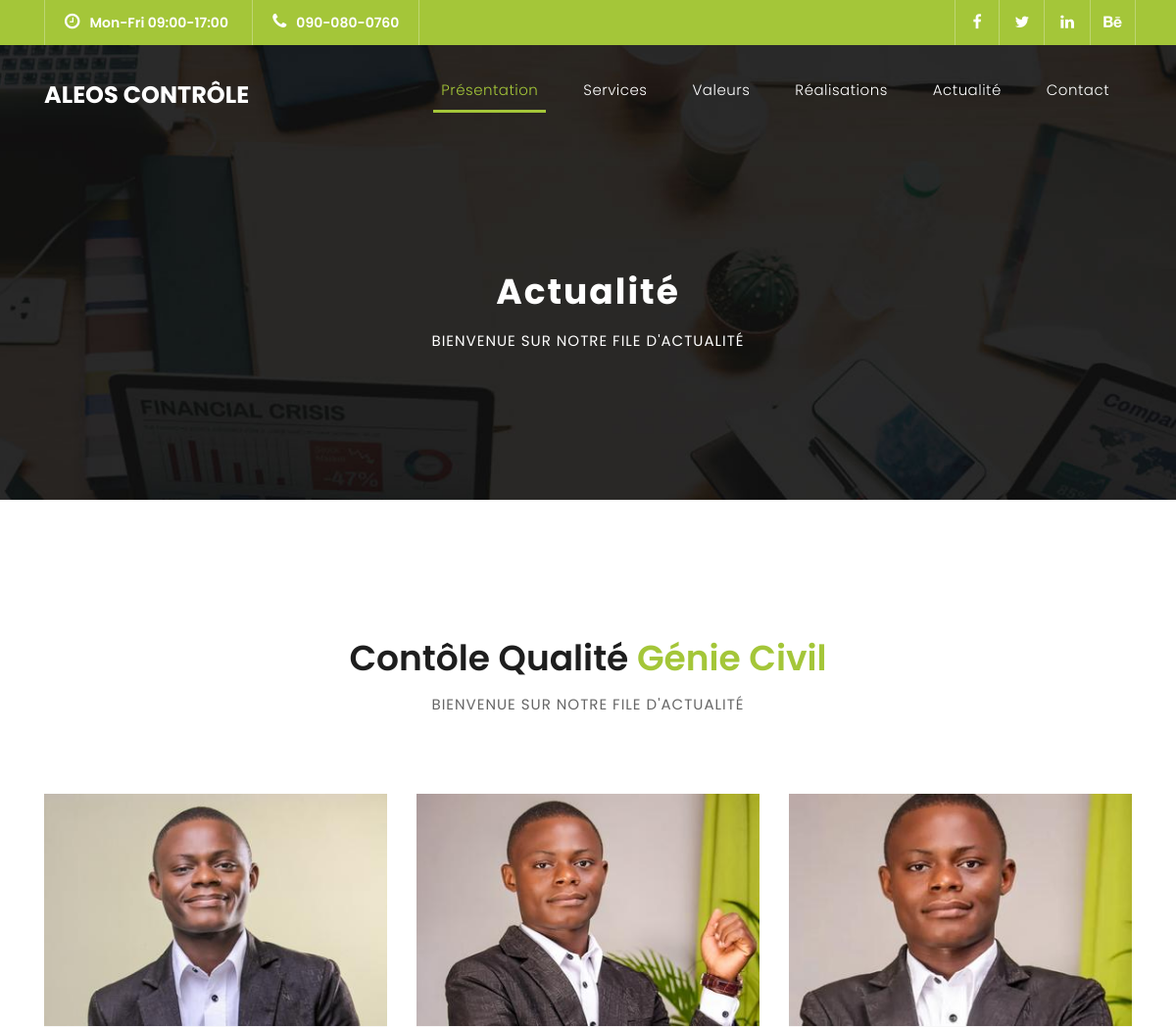
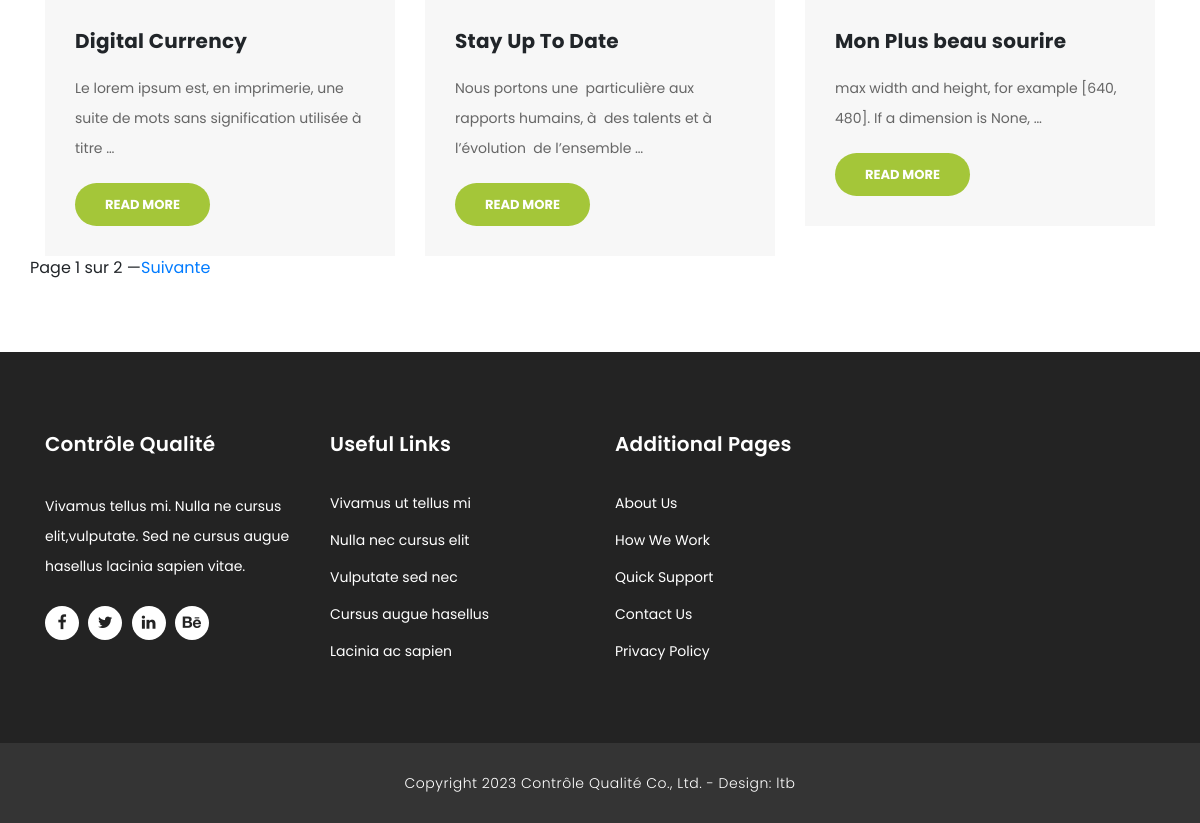
Page /actualite/ on the earlier database version (2 pictures, top to bottom).
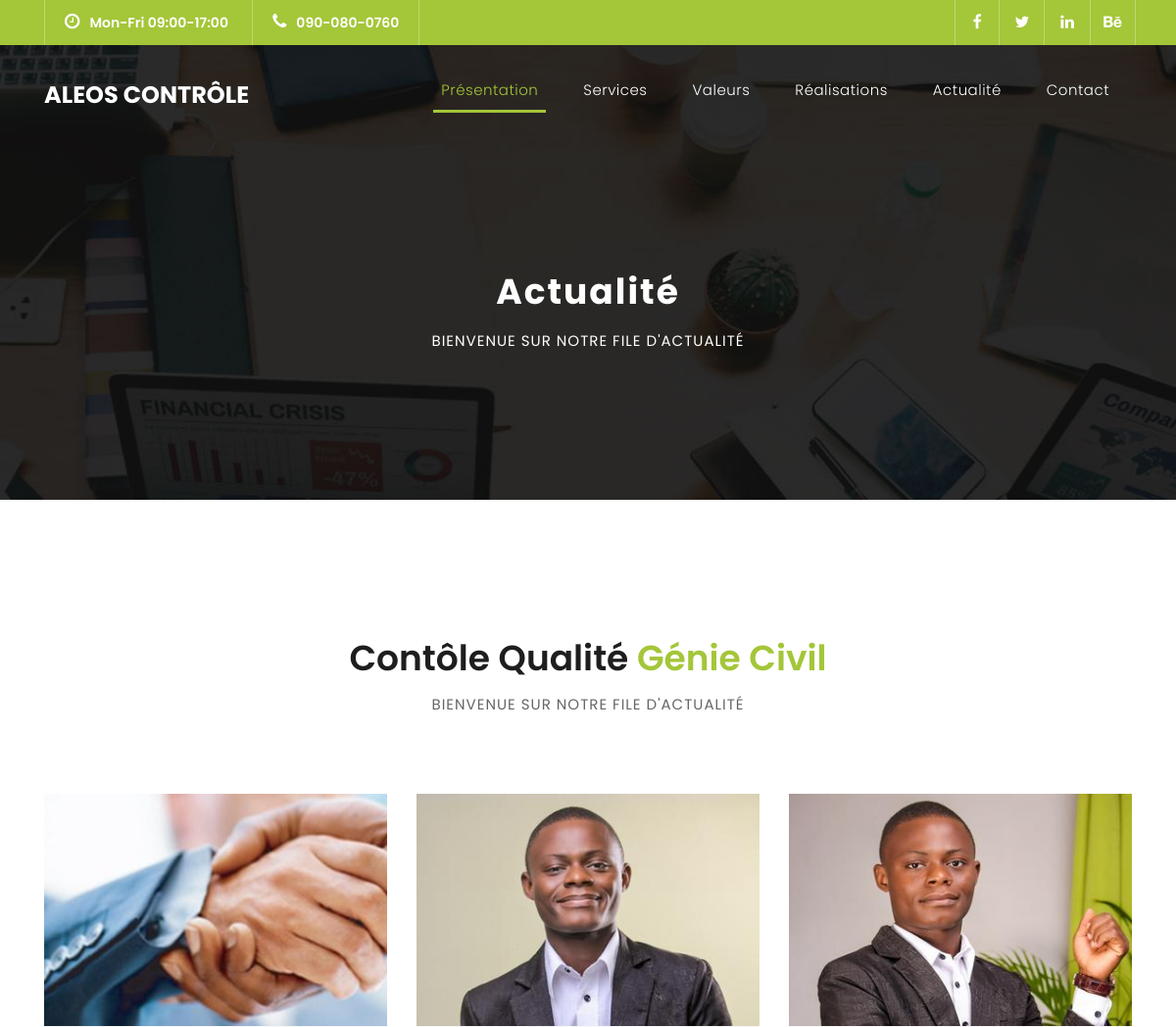
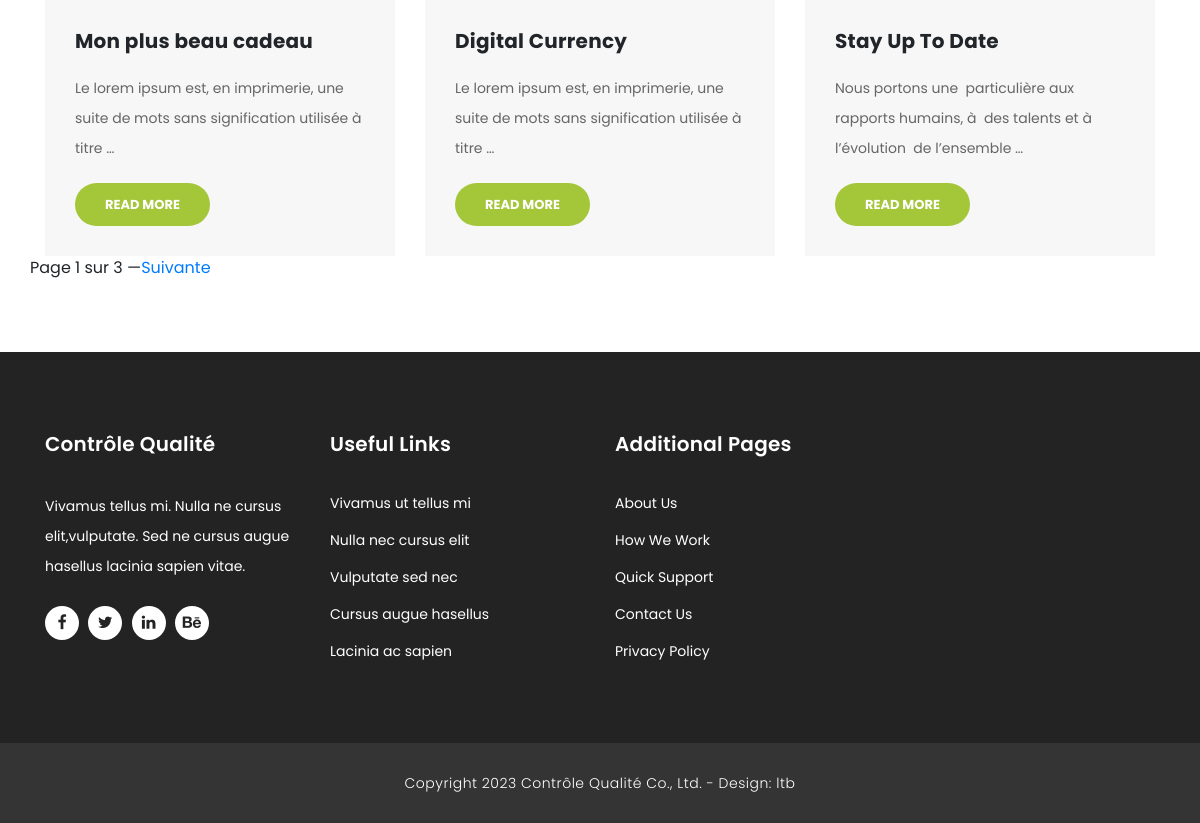
Same page on the later database version (2 pictures, top to bottom).
### actualite/models.py (models this page shows, shortened)
class BlogPost(models.Model):
    title = models.CharField(max_length=500, verbose_name="titre blog")
    slug = models.SlugField(help_text="Exemple premier-article prendre en considération le tiret")
    photo = ResizedImageField(size=[370, 250], crop=['top', 'left'], default='default_tall.jpg',
                              upload_to='work')
    description = RichTextField(blank=True, null=True, verbose_name=_("Content"))
    datepub = models.DateField(verbose_name="Date de publication", auto_now_add=True)
    published = models.BooleanField(default=False)
    auteur = models.ForeignKey(User, on_delete=models.CASCADE)
    category = models.CharField(max_length=500)
    class Meta:
        ordering = ['-datepub']
        verbose_name = "Blog"

### actualite/views.py (the view)
# urls.py: path('', BlogHome.as_view(), name="home"),
class BlogHome(ListView):
    model = BlogPost
    context_object_name = "posts"
    template_name = "actualite/list.html"
    paginate_by = 3
    def get_queryset(self):
        queryset = super().get_queryset()
        if self.request.user.is_authenticated:
            return queryset
        return queryset.filter(published=True)

### actualite/templates/actualite/list.html (shortened to what this page needs)
{% extends 'base.html' %}
{% block content %}
 <div class="page-heading header-text">
      <div class="container">
        <div class="row">
          <div class="col-md-12">
            <h1>Actualité</h1>
            <span>bienvenue sur notre file d'actualité</span>
          </div>
        </div>
      </div>
    </div>
     <div class="services">
      <div class="container">
        <div class="row">
          <div class="col-md-12">
            <div class="section-heading">
              <h2>Contôle Qualité <em>Génie Civil</em></h2>
              <span>BIENVENUE SUR NOTRE FILE D'ACTUALITÉ</span>
            </div>
          </div>
          {% for post in posts %}
            <br>
          <div class="col-md-4">
            <div class="service-item">
              <img src="{{ post.photo.url }}" alt="{{ post.photo}}">
              <div class="down-content">
                <h4>{{ post.title }}</h4>
                <p>{{ post.description|safe|truncatewords:15}}</p>
                <a href="" class="filled-button">Read More</a>
              </div>
            </div>
          </div>
          {% endfor %}
             {% if is_paginated %}
    <div class="pagination">
           Page {{ page_obj.number }} sur {{ page_obj.paginator.num_pages }}
           {% if page_obj.has_next %}
              — <a href="?page={{ page_obj.next_page_number }}">Suivante</a>
           {% endif %}
    </div>
            <br>
                   {% endif %}
          </div>
        </div>
      </div>
<br> <br> <br>
{% endblock %}

### templates/base.html (shortened to what this page needs)
{% load static %}
<!DOCTYPE html>
<html lang="en">
  <head>
    <link href="{% static '/bootstrap/css/bootstrap.min.css' %}" rel="stylesheet">
    <link rel="stylesheet" href="{% static '/css/fontawesome.css' %}">
    <link rel="stylesheet" href="{% static '/css/templatemo-finance-business.css' %}">
    <link rel="stylesheet" href="{% static '/css/owl.css' %}">
  </head>
  <body>
    <div class="sub-header">
      <div class="container">
        <div class="row">
          <div class="col-md-8 col-xs-12">
            <ul class="left-info">
              <li><a href="#"><i class="fa fa-clock-o"></i>Mon-Fri 09:00-17:00</a></li>
              <li><a href="#"><i class="fa fa-phone"></i>090-080-0760</a></li>
            </ul>
          </div>
          <div class="col-md-4">
            <ul class="right-icons">
              <li><a href="#"><i class="fa fa-facebook"></i></a></li>
              <li><a href="#"><i class="fa fa-twitter"></i></a></li>
              <li><a href="#"><i class="fa fa-linkedin"></i></a></li>
              <li><a href="#"><i class="fa fa-behance"></i></a></li>
            </ul>
          </div>
        </div>
      </div>
    </div>
    <header class="">
      <nav class="navbar navbar-expand-lg">
        <div class="container">
          <a class="navbar-brand" href="index.html"><h2>ALEOS CONTRÔLE</h2></a>
          <div class="collapse navbar-collapse" id="navbarResponsive">
            <ul class="navbar-nav ml-auto">
              <li class="nav-item active">
                <a class="nav-link" href="{% url 'home' %}">Présentation
                </a>
              </li>
              <li class="nav-item">
                <a class="nav-link" href="{% url 'services' %}">Services</a>
              </li>
              <li class="nav-item">
                <a class="nav-link" href="{% url 'valeurs:home' %}">Valeurs</a>
              </li>
              <li class="nav-item">
                <a class="nav-link" href="{% url 'realisations:home' %}">Réalisations</a>
              </li>
              <li class="nav-item">
                <a class="nav-link" href="{% url 'posts:home' %}">Actualité</a>
              </li>
               <li class="nav-item">
                <a class="nav-link" href="{% url 'contact:contact' %}">Contact</a>
              </li>
            </ul>
          </div>
        </div>
      </nav>
    </header>
    {% block content %} {% endblock %}
    <footer>
      <div class="container">
        <div class="row">
          <div class="col-md-3 footer-item">
            <h4>Contrôle Qualité</h4>
            <p>Vivamus tellus mi. Nulla ne cursus elit,vulputate. Sed ne cursus augue hasellus lacinia sapien vitae.</p>
            <ul class="social-icons">
              <li><a rel="nofollow" href="https://fb.com/templatemo" target="_blank"><i class="fa fa-facebook"></i></a></li>
              <li><a href="#"><i class="fa fa-twitter"></i></a></li>
              <li><a href="#"><i class="fa fa-linkedin"></i></a></li>
              <li><a href="#"><i class="fa fa-behance"></i></a></li>
            </ul>
          </div>
          <div class="col-md-3 footer-item">
            <h4>Useful Links</h4>
            <ul class="menu-list">
              <li><a href="#">Vivamus ut tellus mi</a></li>
              <li><a href="#">Nulla nec cursus elit</a></li>
              <li><a href="#">Vulputate sed nec</a></li>
              <li><a href="#">Cursus augue hasellus</a></li>
              <li><a href="#">Lacinia ac sapien</a></li>
            </ul>
          </div>
          <div class="col-md-3 footer-item">
            <h4>Additional Pages</h4>
            <ul class="menu-list">
              <li><a href="#">About Us</a></li>
              <li><a href="#">How We Work</a></li>
              <li><a href="#">Quick Support</a></li>
              <li><a href="#">Contact Us</a></li>
              <li><a href="#">Privacy Policy</a></li>
            </ul>
          </div>
          </div>
        </div>
    </footer>
    <div class="sub-footer">
      <div class="container">
        <div class="row">
          <div class="col-md-12">
            <p>Copyright 2023 Contrôle Qualité Co., Ltd.
            - Design: <a rel="nofollow noopener" href="dominiquemegnidro.com" target="_blank">ltb</a><br>
          </p>
          </div>
        </div>
      </div>
    </div>
  </body>
</html>

Differences in the rows shown:
no longer on this page (row unchanged): BlogPost: photo (picture), title "Mon Plus beau sourire", description "max width and height, for example [640, 480]. If a dimension is None, …"
added BlogPost: photo (picture), title "Mon plus beau cadeau", description "Le lorem ipsum est, en imprimerie, une suite de mots sans signification utilisée à titre …"
Other differences:
{{ page_obj.paginator.num_pages }}: "2" → "3"
